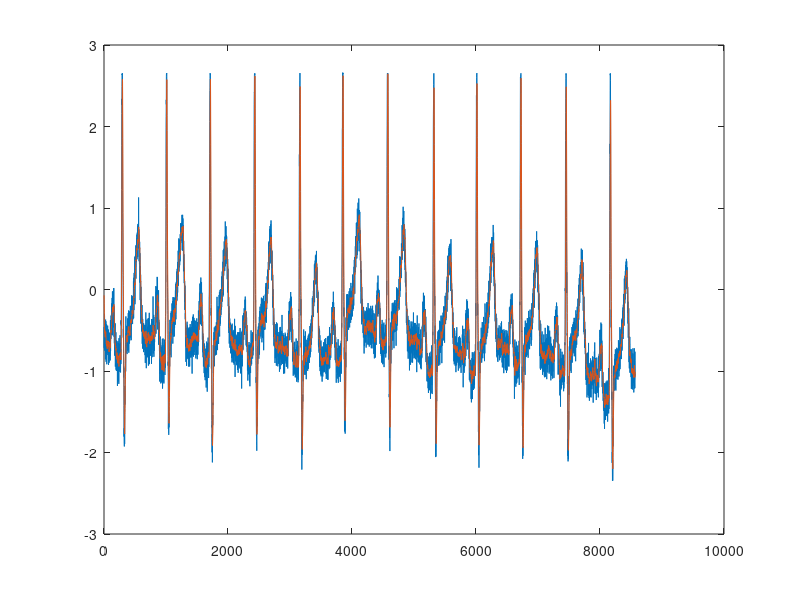

Reproduce this figure in MATLAB.
clc;
clear all;
close all;
%% uploading images
%%
load('ecg_1.mat');
load('ecg_2.mat');
load('ecg_3.mat');
%% step a) Applying a 10-point moving average filter
%%
size_window = 10; % Defined window size of the filter
nom = ones(1,size_window); % nominator coefficient of the filter
denom = size_window; % denominator coefficient of the filter
ecg_hfn_filtered = filter(nom, denom, ecg_hfn); % ecg_hfn is from ecg_2.mat file
figure (1)
plot(ecg_hfn);
hold on;
plot(ecg_hfn_filtered);